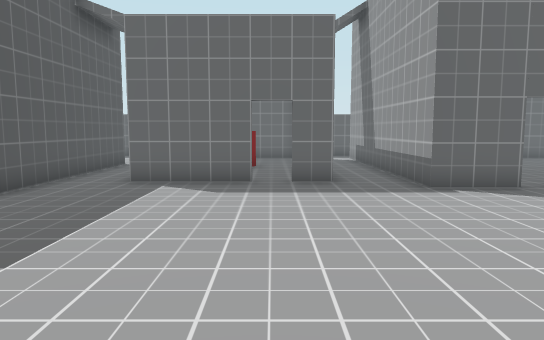
[1] (above)

24 first-person views from a walk through a level from a Godot 3-D game. The camera is 1.3 m above the floor, tilts 6° down and sees 70° across. The floor is counted in squares, 1 m on a side. Each view is taken from the middle of a square. On the plan, view 1 faces up. The plan holds only what a view shows up to about 16 squares ahead; the rest is blank. The place goes on beyond the plan.

[2]
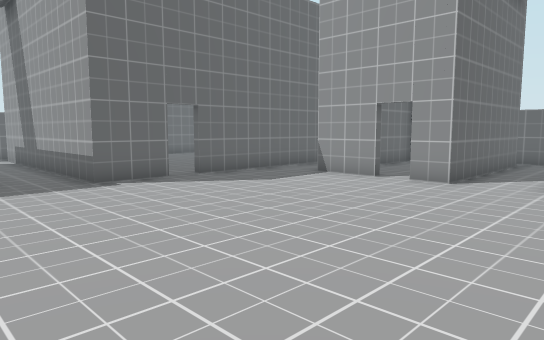

[3]
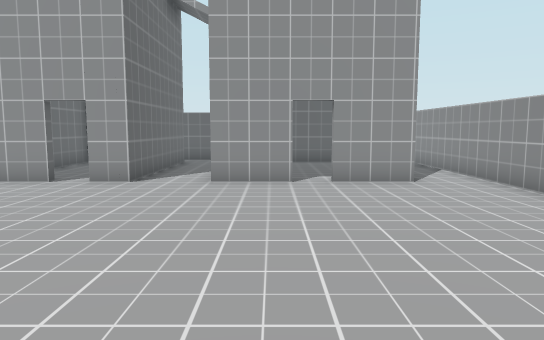

[4]
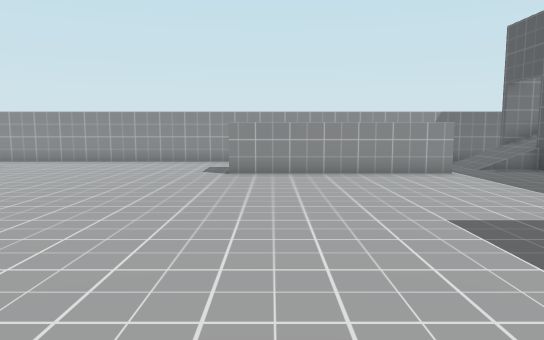

[5]
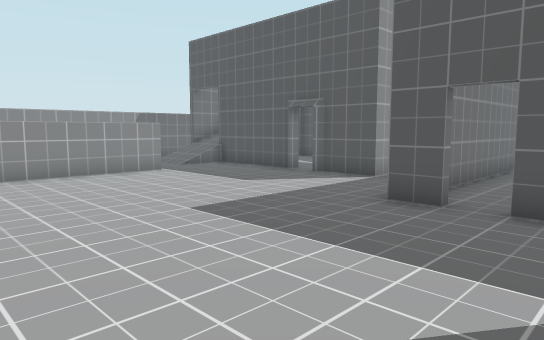

[6]
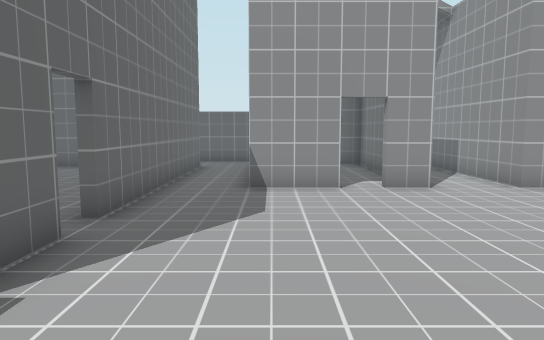

[7]
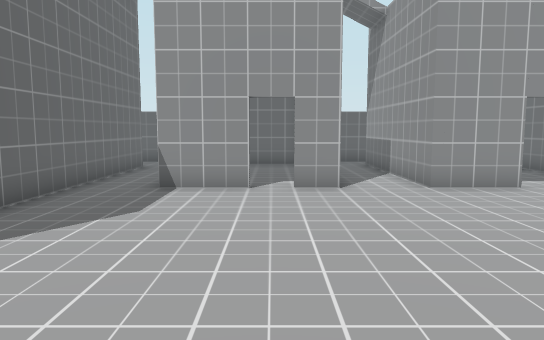

[8]
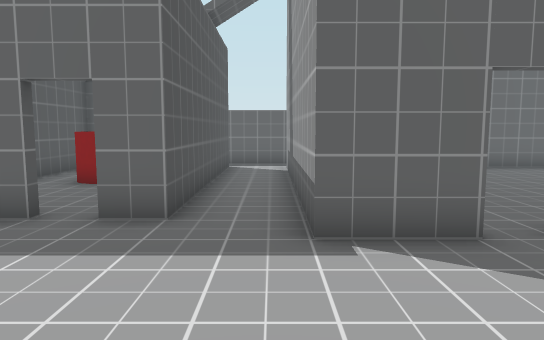

[9]
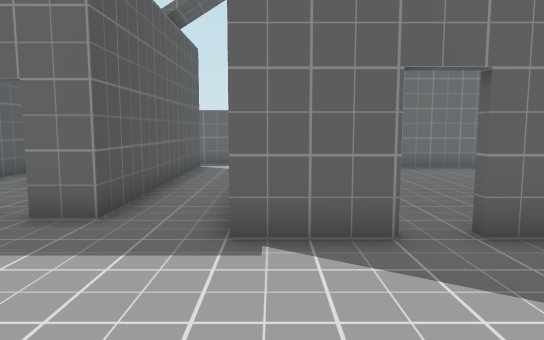

[10]
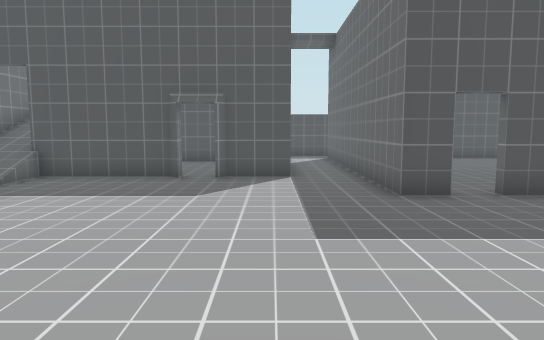

[11]
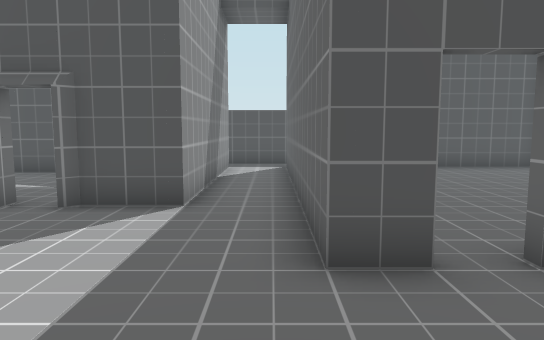

[12]
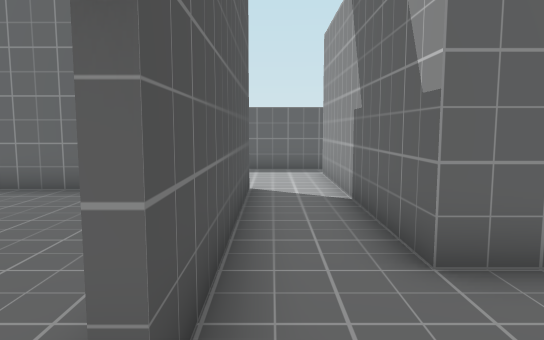

[13]
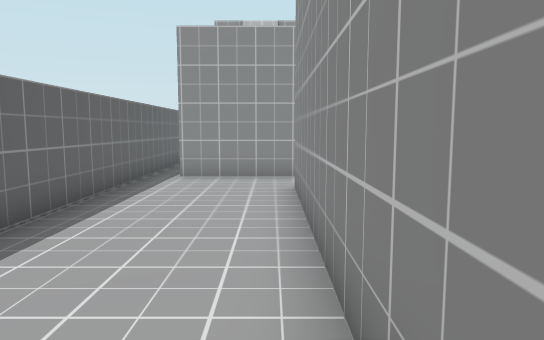

[14]
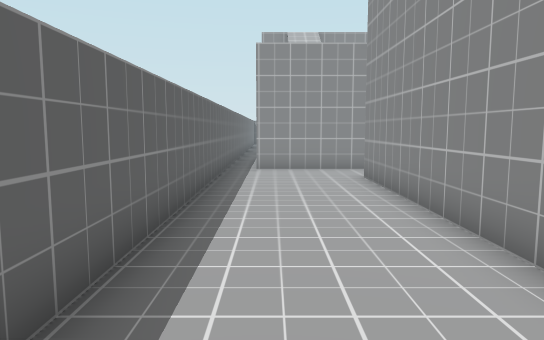

[15]
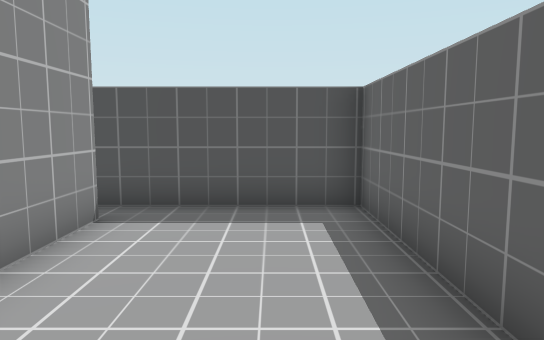

[16]
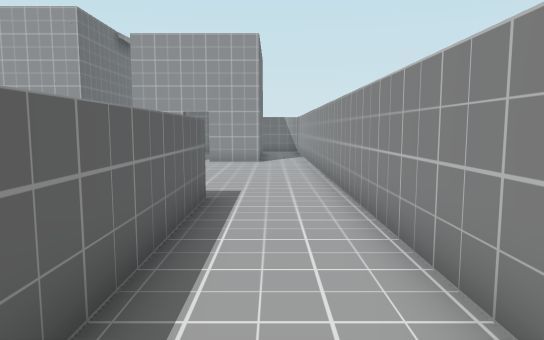

[17]
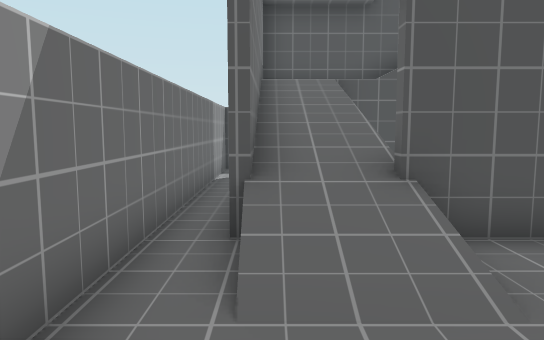

[18]
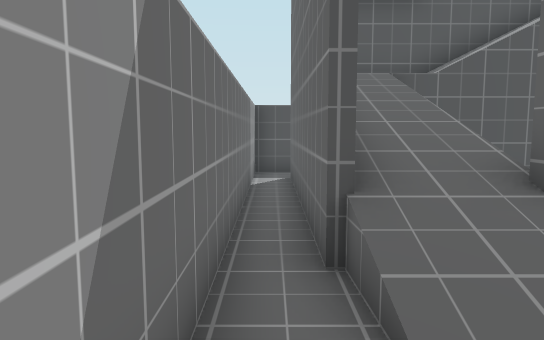

[19]
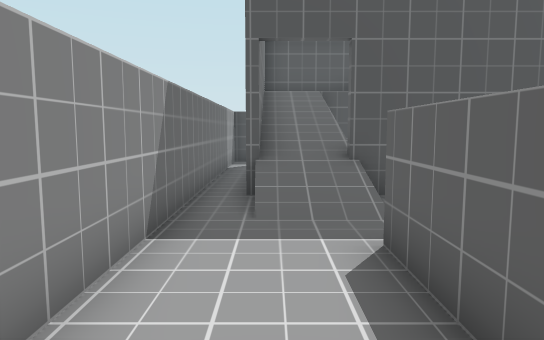

[20]
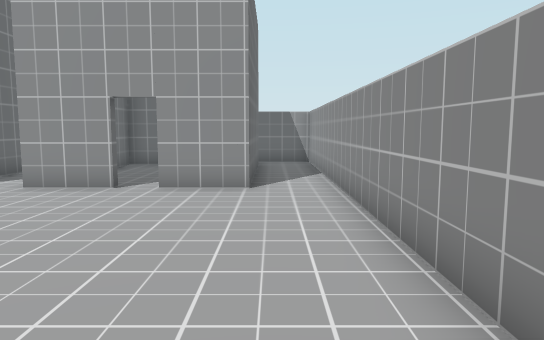

[21]
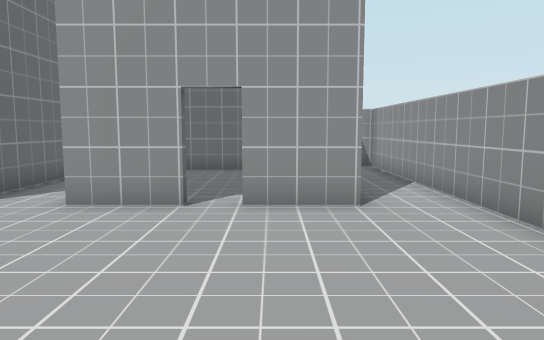

[22]
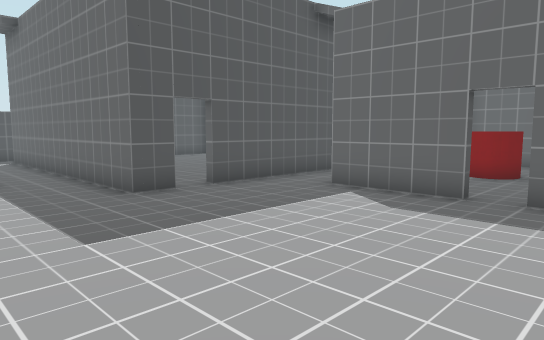

[23]
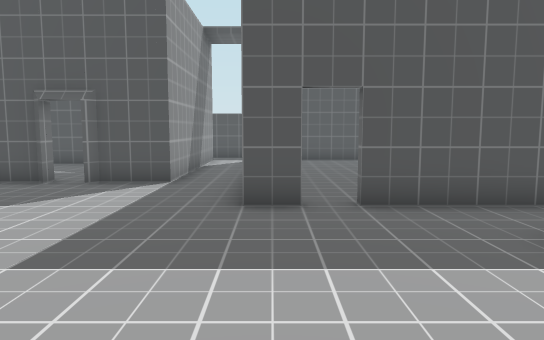

[24]
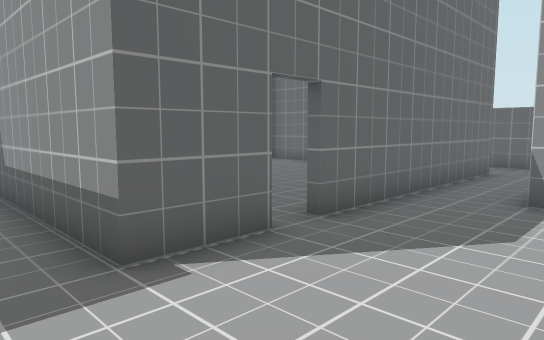

### Floor plan
Key: @ floor where view 1 was taken; # wall or solid block; . floor; / step, stairs or slope; = window, fence, low wall or low ledge; ^ raised ledge.
Columns run from 17 left of view 1 to 17 right of it. Each row starts with its distance up from view 1.
 19 ######################
 18 #....................
 17 #.............#####..#   #####
 16 #.............# ..#..#   ......#
 15 #.............# ..#..#   ......#
 14 #.##########..#^^.#..#  .......#
 13   #.   ... #..#.^.#..#  .......#
 12   #...  .. #..#...#..#  .......
 11   #.... ...#..#...#..# ......
 10    ........#..###.#..# .....
  9    ........#.........##.########..#
  8    ........#......................#
  7    ...............................#
  6 # ##########...............#  ###
  5 #..........................#....#
  4 #...............................#
  3 #        ..................###### #
  2         #.........................#
  1   = ..............................#
  0   =/....#........@.........###### #
 -1   #/... #..................#....#
 -2   #/..  #...^^^^^^^.............#
 -3   #  ...#...^^^^^^^........#....#
 -4   # ///////................###### #
 -5 # #######//.......................#
 -6 #.................................#
 -7 ###################################

Positions as (right, up) in squares from view 1, and headings:
1: (0, 0), facing up
2: (0, -1), facing up-right
3: (0, -1), facing right
4: (0, 9), facing down
5: (1, 9), facing down-left
6: (1, 6), facing right
7: (1, 4), facing right
8: (3, 4), facing up
9: (4, 4), facing up
10: (2, 3), facing left
11: (-2, 5), facing left
12: (-5, 6), facing up
13: (-14, 15), facing right
14: (-16, 17), facing right
15: (-10, 17), facing left
16: (-6, -5), facing right
17: (-4, -5), facing left
18: (-5, -6), facing left
19: (-1, -5), facing left
20: (1, -5), facing right
21: (3, -3), facing right
22: (2, 2), facing up-left
23: (1, 6), facing left
24: (2, 5), facing up-right
